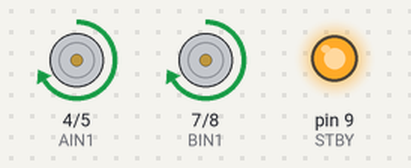
This sketch was run on a simulated Arduino Uno, built with avr-gcc and run on an emulated ATmega328P. On the bench: motor-driver pin pairs drawn as motors (green arrow = first pin HIGH = forward, orange = second pin HIGH = backward, longer = more drive, scaled by the enable pin, stopped while the standby pin is LOW), output pins drawn as LEDs (lit = HIGH). What the sketch prints to the serial monitor is not drawn.

Above: at 1.0 s.
At 3.0 s:
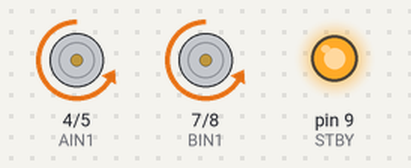
At 4.7 s:
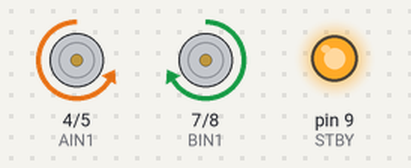
At 8.0 s:
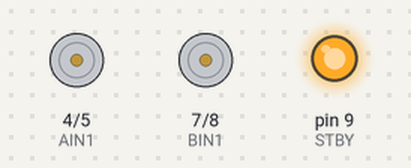
Timing chart, 0 to 11.7 s (numbered marks = the images above):
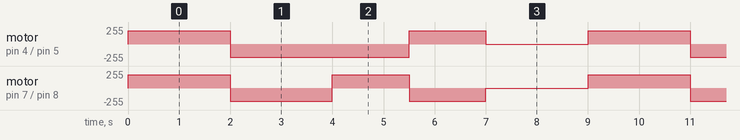

The sketch:

tb6612.ino
```cpp
// ----------------------
// TB6612FNG 测试示例
// ----------------------

// 电机A
#define PWMA 3
#define AIN1 4
#define AIN2 5

// 电机B
#define PWMB 6
#define BIN1 7
#define BIN2 8

// STBY 引脚
#define STBY 9

// 初始化
void setup() {
  pinMode(PWMA, OUTPUT);
  pinMode(AIN1, OUTPUT);
  pinMode(AIN2, OUTPUT);

  pinMode(PWMB, OUTPUT);
  pinMode(BIN1, OUTPUT);
  pinMode(BIN2, OUTPUT);

  pinMode(STBY, OUTPUT);

  // 启动芯片
  digitalWrite(STBY, HIGH);

  Serial.begin(9600);
  Serial.println("TB6612FNG 测试开始...");
}

// 控制函数
void motorA(int speed) {
  if (speed > 0) {
    digitalWrite(AIN1, HIGH);
    digitalWrite(AIN2, LOW);
    analogWrite(PWMA, speed);
  } else if (speed < 0) {
    digitalWrite(AIN1, LOW);
    digitalWrite(AIN2, HIGH);
    analogWrite(PWMA, -speed);
  } else {
    digitalWrite(AIN1, LOW);
    digitalWrite(AIN2, LOW);
    analogWrite(PWMA, 0);
  }
}

void motorB(int speed) {
  if (speed > 0) {
    digitalWrite(BIN1, HIGH);
    digitalWrite(BIN2, LOW);
    analogWrite(PWMB, speed);
  } else if (speed < 0) {
    digitalWrite(BIN1, LOW);
    digitalWrite(BIN2, HIGH);
    analogWrite(PWMB, -speed);
  } else {
    digitalWrite(BIN1, LOW);
    digitalWrite(BIN2, LOW);
    analogWrite(PWMB, 0);
  }
}

void loop() {
  Serial.println("前进");
  motorA(200);
  motorB(200);
  delay(2000);

  Serial.println("后退");
  motorA(-200);
  motorB(-200);
  delay(2000);

  Serial.println("左转");
  motorA(-200);
  motorB(200);
  delay(1500);

  Serial.println("右转");
  motorA(200);
  motorB(-200);
  delay(1500);

  Serial.println("停止");
  motorA(0);
  motorB(0);
  delay(2000);
}
```

Measured:
- by itself, motor on pin 4 (AIN1) / pin 5 (AIN2): repeats every 9.0 s: backward 200/255 3.5 s, forward 200/255 1.5 s, stopped 2.0 s, forward 200/255 2.0 s
- by itself, motor on pin 7 (BIN1) / pin 8 (BIN2): repeats every 9.0 s: backward 200/255 2.0 s, forward 200/255 1.5 s, backward 200/255 1.5 s, stopped 2.0 s, forward 200/255 2.0 s
